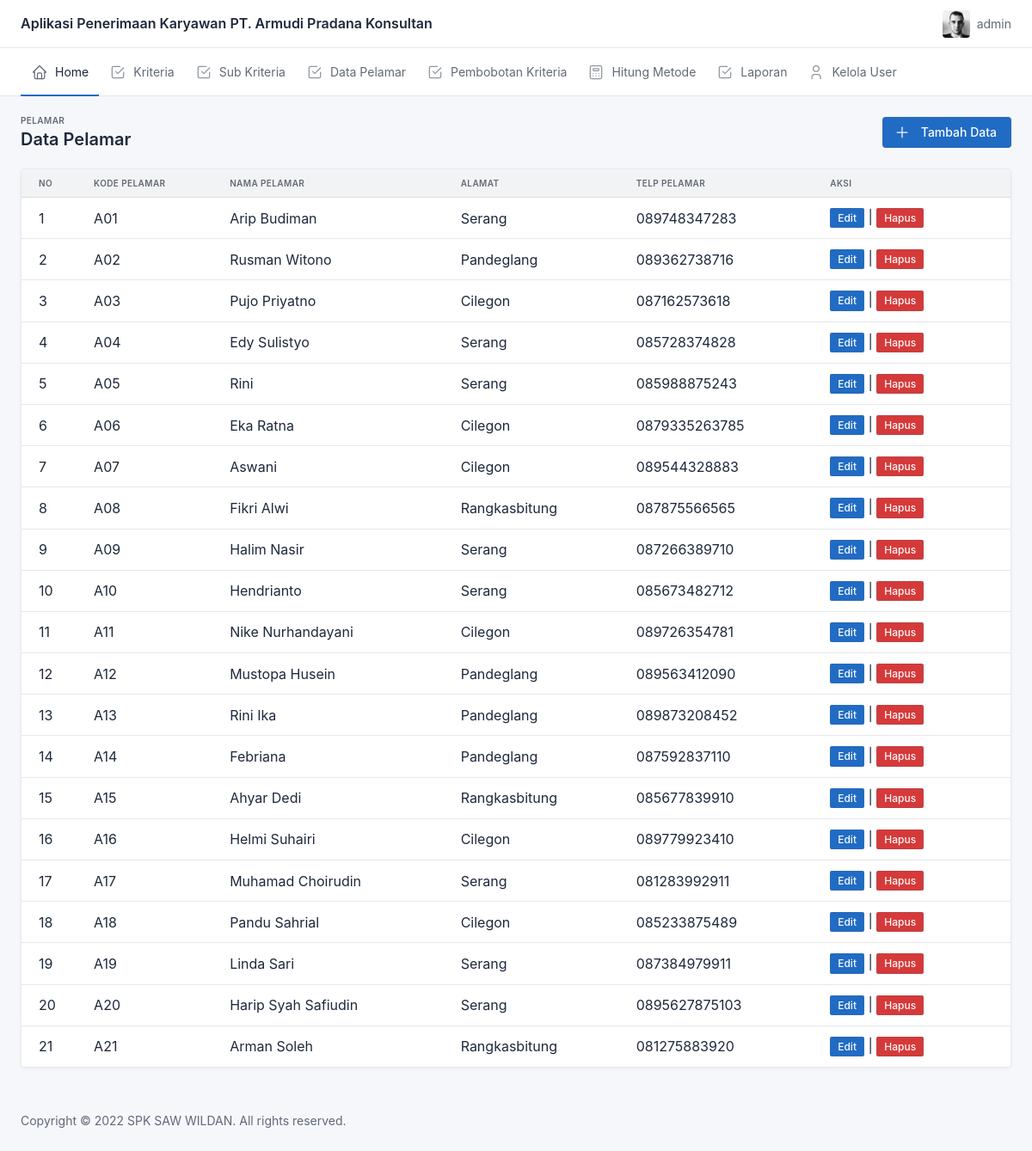
The page /index.php?page=pelamar (signed in) on the database its author committed.
### tables this page shows
CREATE TABLE `pelamar` (
  `id` int(11) NOT NULL,
  `kode_pelamar` varchar(3) NOT NULL,
  `nama_pelamar` varchar(50) NOT NULL,
  `telp_pelamar` varchar(50) NOT NULL,
  `alamat` varchar(100) NOT NULL
);

### page/pelamar.php (the view, shortened to what this page needs)
<div class="container-xl">
    <div class="page-header d-print-none">
        <div class="row g-2 align-items-center">
            <div class="col">
                <div class="page-pretitle">
                    Pelamar
                </div>
                <h2 class="page-title">
                    Data Pelamar
                </h2>
            </div>
            <div class="col-12 col-md-auto ms-auto d-print-none">
                <div class="btn-list">
                    <a onclick="tambah()" class="btn btn-primary d-none d-sm-inline-block" data-bs-toggle="modal" data-bs-target="#modal-report">
                        Tambah Data
                    </a>
                </div>
            </div>
        </div>
    </div>
</div>
<div class="page-body">
    <div class="container-xl">
        <div class="row row-deck row-cards">
            <div class="col-12">
                <div class="card">
                    <div class="table-responsive">
                        <table class="table card-table table-vcenter text-nowrap datatable">
                            <thead>
                                <tr>
                                    <th>No</th>
                                    <th>Kode Pelamar</th>
                                    <th>Nama Pelamar</th>
                                    <th>Alamat</th>
                                    <th>Telp Pelamar</th>
                                    <th>Aksi</th>
                                </tr>
                            </thead>
                            <tbody>
                                <?php
                                $no = 1;
                                $query = $koneksi->query("select * from pelamar");
                                while ($hasil = $query->fetch_assoc()) {
                                ?>
                                    <tr>
                                        <td><?= $no++ ?></td>
                                        <td><?= $hasil['kode_pelamar'] ?></td>
                                        <td><?= $hasil['nama_pelamar'] ?></td>
                                        <td><?= $hasil['alamat'] ?></td>
                                        <td><?= $hasil['telp_pelamar'] ?></td>
                                        <td><a onclick="ubah('<?= $hasil['kode_pelamar'] ?>')" class="btn btn-primary btn-sm">Edit</a> | <a onclick="return confirm('Apakah kamu yakin akan menghapus?')" href="posts/pelamar-proses.php?tipe=hapus&kode=<?= $hasil['kode_pelamar'] ?>" class="btn btn-danger btn-sm">Hapus</a></td>
                                    </tr>
                                <?php } ?>
                            </tbody>
                        </table>
                    </div>
                </div>
            </div>
        </div>
    </div>
</div>

### rows shown on the page
pelamar: kode_pelamar "A01", nama_pelamar "Arip Budiman", alamat "Serang", telp_pelamar "089748347283"
pelamar: kode_pelamar "A02", nama_pelamar "Rusman Witono", alamat "Pandeglang", telp_pelamar "089362738716"
pelamar: kode_pelamar "A03", nama_pelamar "Pujo Priyatno", alamat "Cilegon", telp_pelamar "087162573618"
pelamar: kode_pelamar "A04", nama_pelamar "Edy Sulistyo", alamat "Serang", telp_pelamar "085728374828"
pelamar: kode_pelamar "A05", nama_pelamar "Rini", alamat "Serang", telp_pelamar "085988875243"
pelamar: kode_pelamar "A06", nama_pelamar "Eka Ratna", alamat "Cilegon", telp_pelamar "0879335263785"
pelamar: kode_pelamar "A07", nama_pelamar "Aswani", alamat "Cilegon", telp_pelamar "089544328883"
pelamar: kode_pelamar "A08", nama_pelamar "Fikri Alwi", alamat "Rangkasbitung", telp_pelamar "087875566565"
pelamar: kode_pelamar "A09", nama_pelamar "Halim Nasir", alamat "Serang", telp_pelamar "087266389710"
pelamar: kode_pelamar "A10", nama_pelamar "Hendrianto", alamat "Serang", telp_pelamar "085673482712"
pelamar: kode_pelamar "A11", nama_pelamar "Nike Nurhandayani", alamat "Cilegon", telp_pelamar "089726354781"
pelamar: kode_pelamar "A12", nama_pelamar "Mustopa Husein", alamat "Pandeglang", telp_pelamar "089563412090"
pelamar: kode_pelamar "A13", nama_pelamar "Rini Ika", alamat "Pandeglang", telp_pelamar "089873208452"
pelamar: kode_pelamar "A14", nama_pelamar "Febriana", alamat "Pandeglang", telp_pelamar "087592837110"
pelamar: kode_pelamar "A15", nama_pelamar "Ahyar Dedi", alamat "Rangkasbitung", telp_pelamar "085677839910"
pelamar: kode_pelamar "A16", nama_pelamar "Helmi Suhairi", alamat "Cilegon", telp_pelamar "089779923410"
pelamar: kode_pelamar "A17", nama_pelamar "Muhamad Choirudin", alamat "Serang", telp_pelamar "081283992911"
pelamar: kode_pelamar "A18", nama_pelamar "Pandu Sahrial", alamat "Cilegon", telp_pelamar "085233875489"
pelamar: kode_pelamar "A19", nama_pelamar "Linda Sari", alamat "Serang", telp_pelamar "087384979911"
pelamar: kode_pelamar "A20", nama_pelamar "Harip Syah Safiudin", alamat "Serang", telp_pelamar "0895627875103"
pelamar: kode_pelamar "A21", nama_pelamar "Arman Soleh", alamat "Rangkasbitung", telp_pelamar "081275883920"

### other values the page prints
$_SESSION['level'] "admin"
